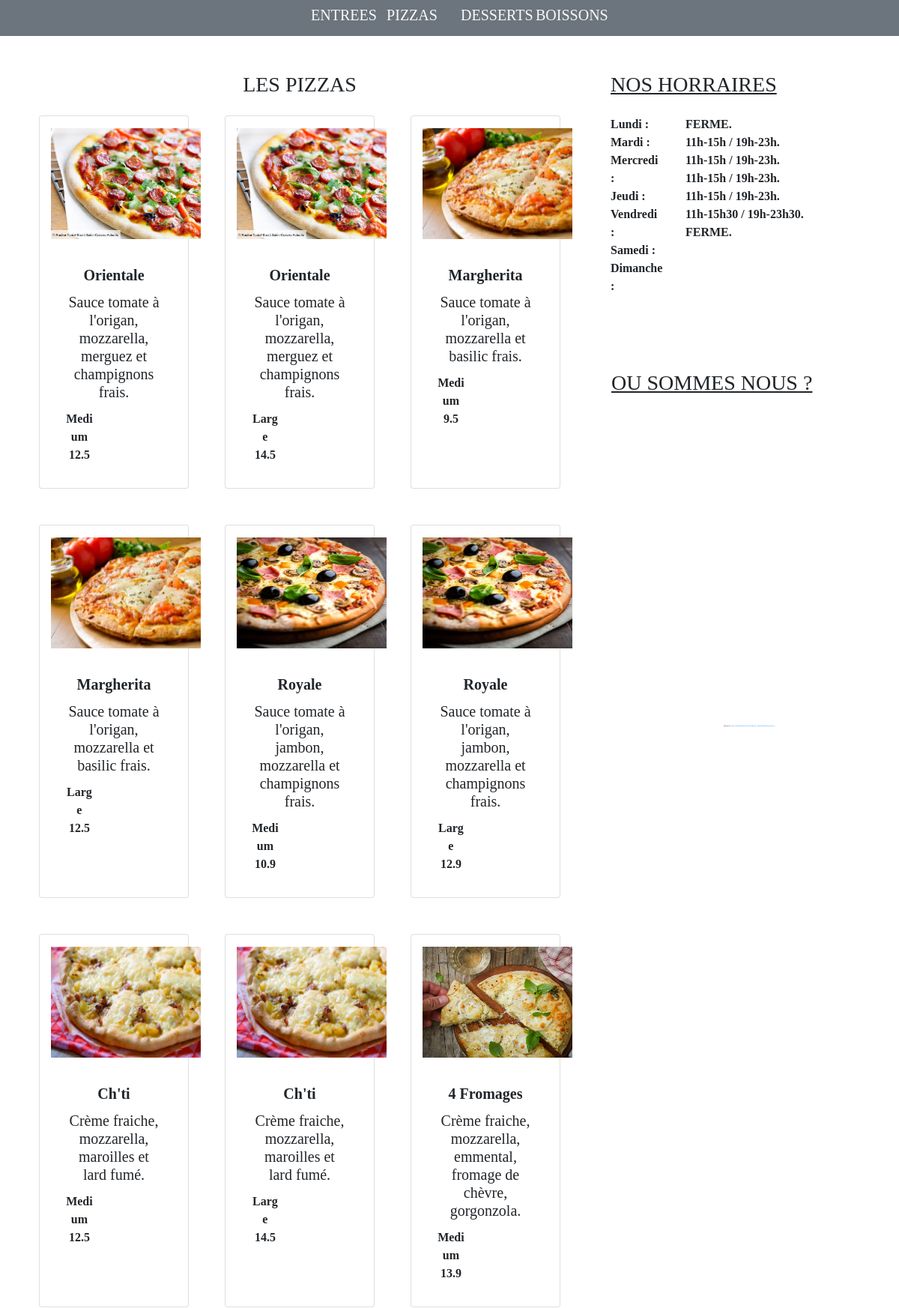
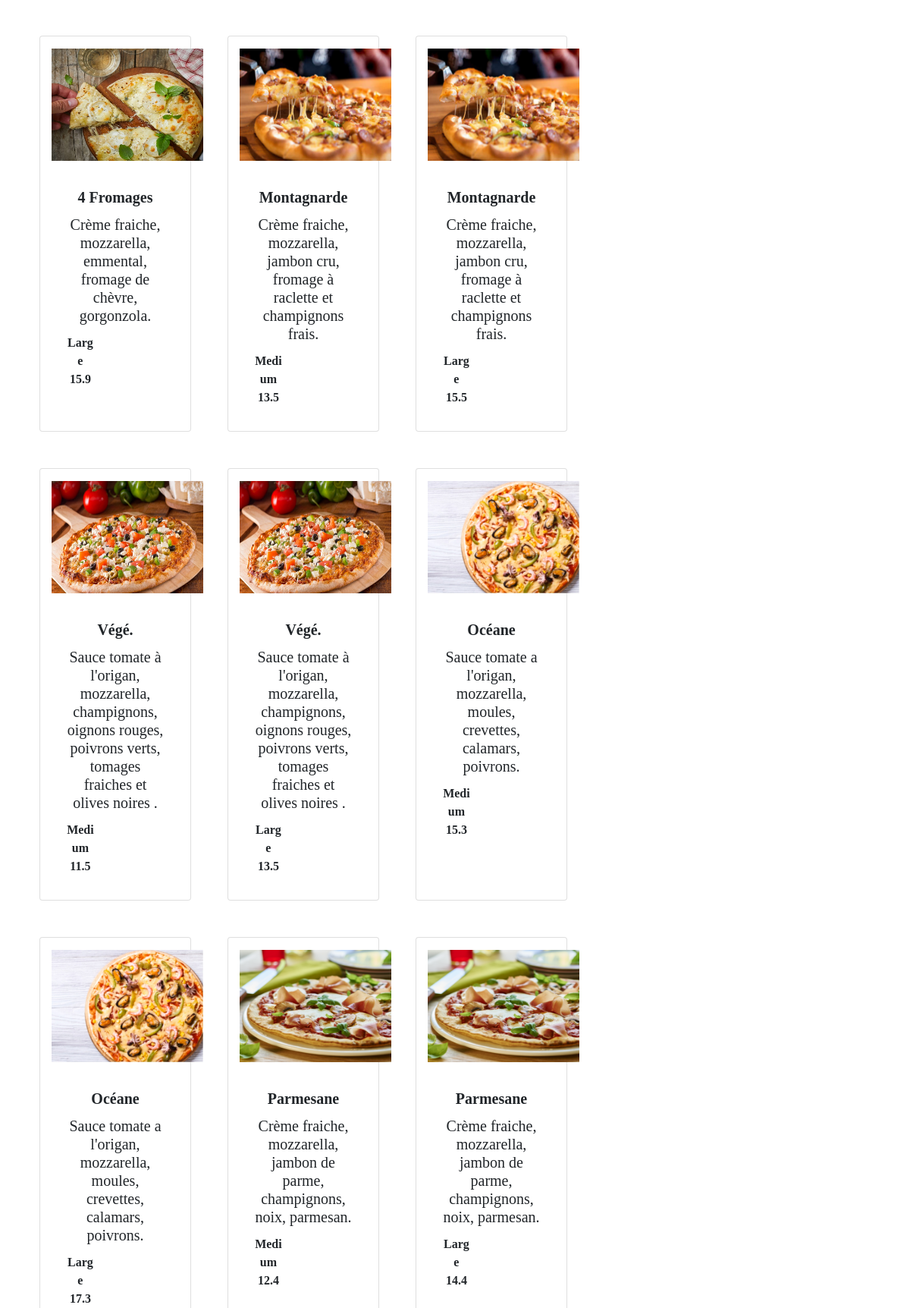
The page /carte.php (upper part) on the database its author committed (2 pictures, top to bottom).
### tables this page shows
CREATE TABLE IF NOT EXISTS `produit` (
  `id` int(11) NOT NULL AUTO_INCREMENT,
  `nomProduit` varchar(255) NOT NULL,
  `taille` varchar(50) DEFAULT NULL,
  `prix` float NOT NULL,
  `descriptif` varchar(255) DEFAULT NULL,
  `cheminImage` varchar(255) NOT NULL,
  `categorie_id` int(11) NOT NULL,
  PRIMARY KEY (`id`),
  KEY `FK_categoryProduct` (`categorie_id`)
);

### carte.php (the view, shortened to what this page needs)
  <?php
      include_once("header.php");
   ?>
    <div class="container-fluid mt-affichage">
        <div class="row bg-secondary text-light justify-content-center py-2">
            <div href="" class="col-1 text-center h5 lien">ENTREES</div>
            <div href="" class="col-1 text-center h5 lien">PIZZAS</div>
            <div href="" class="col-1 text-center h5 lien">DESSERTS</div>
            <div href="" class="col-1 text-center h5 lien">BOISSONS</div>
        </div>
        <div class="row mt-5">
            <div class="col-8">
                <h3 class="text-center mb-4">
                    LES PIZZAS
                </h3>
                <div class="row mb-5 justify-content-center">
                    <?php
                    try {
                        $dbh = new PDO('mysql:host=localhost;dbname=pizza', 'root', '', array(
                            PDO::MYSQL_ATTR_INIT_COMMAND => "SET NAMES utf8"
                        ));
                        $produit = "SELECT `nomProduit`, `taille`, `prix`, `descriptif`, `cheminImage`, `categorie_id` FROM `produit` WHERE `categorie_id` = 1 ";
                    } catch (PDOException $e) {
                        print "Erreur !: " . $e->getMessage() . "<br/>";
                        die();
                    }
                    foreach($dbh->query($produit) as $data) {
                        $nomProduit = $data['nomProduit'];
                        $taille = $data['taille'];
                        $prix = $data['prix'];
                        $descriptif = $data['descriptif'];
                        $chemin = $data['cheminImage'];
                    ?>
                        <div class="card col-3 mx-4 mb-5">
                            <img class="card-img-top imgSize mx-auto py-3" src="<?= $chemin ?>" alt="Card image cap">
                            <div class="card-body text-center">
                                <h5 class="card-title font-weight-bolder"><?= $nomProduit ?></h5>
                                <h5 class="card-title"><?= $descriptif ?></h5>
                                <div class="row">
                                    <div class=" col-5 card-title font-weight-bolder pxNeg text-center"><?= $taille .'<br>'. $prix ?></div>
                                </div>
                            </div>
                        </div>
                    <?php
                    }
                    ?>
                </div>
            </div>
            <div class="col-4">
                <h3 class="">
                    <u>NOS HORRAIRES</u>
                </h3>
                <div class="row mt-4">
                    <b class="col-3">
                        <div class="">Lundi :</div>
                        <div class="">Mardi :</div>
                        <div class="">Mercredi :</div>
                        <div class="">Jeudi :</div>
                        <div class="">Vendredi :</div>
                        <div class="">Samedi :</div>
                        <div class="">Dimanche :</div>
                    </b>
                    <b class="col-9 text-left">
                        <div class="">FERME.</div>
                        <div class="">11h-15h / 19h-23h.</div>
                        <div class="">11h-15h / 19h-23h.</div>
                        <div class="">11h-15h / 19h-23h.</div>
                        <div class="">11h-15h / 19h-23h.</div>
                        <div class="">11h-15h30 / 19h-23h30.</div>
                        <div class="">FERME.</div>
                    </b>
                    <h3 class="mt-100px ml-3">
                        <u>OU SOMMES NOUS ?</u>
                    </h3>
                    <div class="maps mt-4"><iframe width="420" height="420" src="https://maps.google.com/maps?width=420&amp;height=420&amp;hl=en&amp;q=20%20rue%20du%20luxembourg%2C%20roubaix+(Titre)&amp;ie=UTF8&amp;t=&amp;z=13&amp;iwloc=B&amp;output=embed" frameborder="0" scrolling="no" marginheight="0" marginwidth="0"></iframe><div class="iframe"><small style="line-height: 1.8;font-size: 2px;background: #fff;">Powered by <a href="https://embedgooglemaps.com/fr/">https://embedgooglemaps.com/fr/</a> & <a href="https://onlinecasinoutanspelpaus.se/">https://onlinecasinoutanspelpaus.se/</a></small></div><style>#gmap_canvas img{max-width:none!important;background:none!important}</style></div><br />
                </div>
            </div>
        </div>
    </div>
<?php include("footer.php"); ?>

### header.php (shortened to what this page needs)
<!DOCTYPE html>
<html lang="fr">
<head>
  <link rel="stylesheet" href="https://cdn.jsdelivr.net/npm/bootstrap@4.6.0/dist/css/bootstrap.min.css">
  <link rel="stylesheet" href="css/general.css">
  <link rel="stylesheet" href="css/carte.css">
  <link rel="stylesheet" href="css/navbar.css">
</head>
<body>

### footer.php (shortened to what this page needs)
    </body>
</html>

### css/general.css (style rules this page uses)
body { --grisNavbar:#343B3E; font-family: 'Halant', serif; }

### css/carte.css (style rules this page uses)
.imgSize { width: 200px; height: 180px; }
.pxNeg { padding-left: -2em !important; padding-right: -2em !important; }
.maps { overflow: hidden; width: 420px; position: relative; }
.iframe { position: absolute; width: 80%; bottom: 10px; left: 0; right: 0; margin-left: auto; margin-right: auto; color: #000; text-align: center; }
.mt-100px { margin-top: 100px; }

### rows shown on the page
produit: cheminImage (picture), nomProduit "Orientale", descriptif "Sauce tomate à l'origan, mozzarella, merguez et champignons frais.", taille "Medium", prix "12.5"
produit: cheminImage (picture), nomProduit "Orientale", descriptif "Sauce tomate à l'origan, mozzarella, merguez et champignons frais.", taille "Large", prix "14.5"
produit: cheminImage (picture), nomProduit "Margherita", descriptif "Sauce tomate à l'origan, mozzarella et basilic frais.", taille "Medium", prix "9.5"
produit: cheminImage (picture), nomProduit "Margherita", descriptif "Sauce tomate à l'origan, mozzarella et basilic frais.", taille "Large", prix "12.5"
produit: cheminImage (picture), nomProduit "Royale", descriptif "Sauce tomate à l'origan, jambon, mozzarella et champignons frais.", taille "Medium", prix "10.9"
produit: cheminImage (picture), nomProduit "Royale", descriptif "Sauce tomate à l'origan, jambon, mozzarella et champignons frais.", taille "Large", prix "12.9"
produit: cheminImage (picture), nomProduit "Ch'ti", descriptif "Crème fraiche, mozzarella, maroilles et lard fumé.", taille "Medium", prix "12.5"
produit: cheminImage (picture), nomProduit "Ch'ti", descriptif "Crème fraiche, mozzarella, maroilles et lard fumé.", taille "Large", prix "14.5"
produit: cheminImage (picture), nomProduit "4 Fromages", descriptif "Crème fraiche, mozzarella, emmental, fromage de chèvre, gorgonzola.", taille "Medium", prix "13.9"
produit: cheminImage (picture), nomProduit "4 Fromages", descriptif "Crème fraiche, mozzarella, emmental, fromage de chèvre, gorgonzola.", taille "Large", prix "15.9"
produit: cheminImage (picture), nomProduit "Montagnarde", descriptif "Crème fraiche, mozzarella, jambon cru, fromage à raclette et champignons frais.", taille "Medium", prix "13.5"
produit: cheminImage (picture), nomProduit "Montagnarde", descriptif "Crème fraiche, mozzarella, jambon cru, fromage à raclette et champignons frais.", taille "Large", prix "15.5"
produit: cheminImage (picture), nomProduit "Végé.", descriptif "Sauce tomate à l'origan, mozzarella, champignons, oignons rouges, poivrons verts, tomages fraiches et olives noires .", taille "Medium", prix "11.5"
produit: cheminImage (picture), nomProduit "Végé.", descriptif "Sauce tomate à l'origan, mozzarella, champignons, oignons rouges, poivrons verts, tomages fraiches et olives noires .", taille "Large", prix "13.5"
produit: cheminImage (picture), nomProduit "Océane", descriptif "Sauce tomate a l'origan, mozzarella, moules, crevettes, calamars, poivrons.", taille "Medium", prix "15.3"
produit: cheminImage (picture), nomProduit "Océane", descriptif "Sauce tomate a l'origan, mozzarella, moules, crevettes, calamars, poivrons.", taille "Large", prix "17.3"
produit: cheminImage (picture), nomProduit "Parmesane", descriptif "Crème fraiche, mozzarella, jambon de parme, champignons, noix, parmesan.", taille "Medium", prix "12.4"
produit: cheminImage (picture), nomProduit "Parmesane", descriptif "Crème fraiche, mozzarella, jambon de parme, champignons, noix, parmesan.", taille "Large", prix "14.4"
